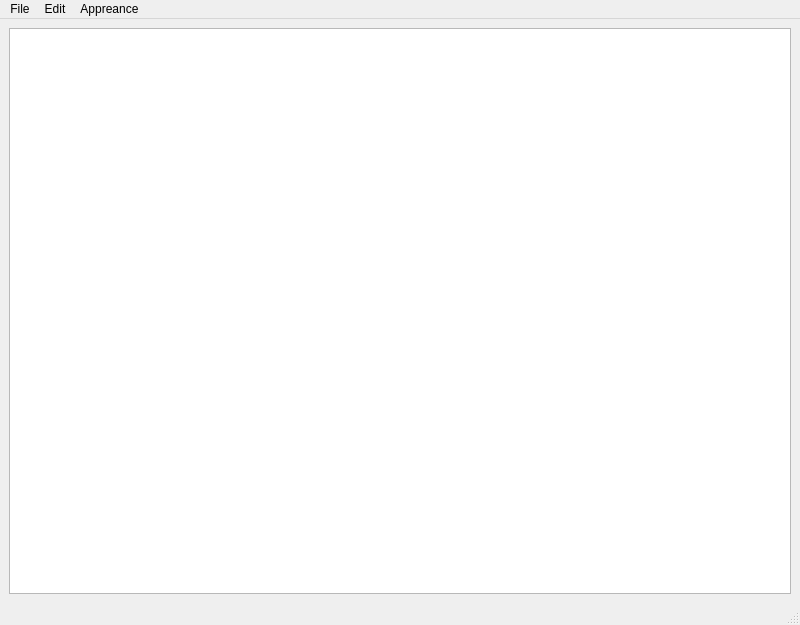
<?xml version="1.0" encoding="UTF-8"?>
<ui version="4.0">
 <class>MainWindow</class>
 <widget class="QMainWindow" name="MainWindow">
  <property name="geometry">
   <rect>
    <x>0</x>
    <y>0</y>
    <width>800</width>
    <height>625</height>
   </rect>
  </property>
  <property name="windowTitle">
   <string>MainWindow</string>
  </property>
  <widget class="QWidget" name="centralwidget">
   <layout class="QGridLayout" name="gridLayout">
    <item row="0" column="0">
     <widget class="QTextEdit" name="textEdit"/>
    </item>
   </layout>
  </widget>
  <widget class="QMenuBar" name="menubar">
   <property name="geometry">
    <rect>
     <x>0</x>
     <y>0</y>
     <width>800</width>
     <height>26</height>
    </rect>
   </property>
   <widget class="QMenu" name="menuFile">
    <property name="title">
     <string>File</string>
    </property>
    <addaction name="actionNew"/>
    <addaction name="actionOpen"/>
    <addaction name="separator"/>
    <addaction name="actionSave"/>
    <addaction name="actionSave_as"/>
   </widget>
   <widget class="QMenu" name="menuEdit">
    <property name="title">
     <string>Edit</string>
    </property>
    <addaction name="actionUndo"/>
    <addaction name="actionRedo"/>
    <addaction name="actionCopy"/>
    <addaction name="actionCut"/>
    <addaction name="actionPaste"/>
   </widget>
   <widget class="QMenu" name="menuAppreance">
    <property name="title">
     <string>Appreance</string>
    </property>
    <addaction name="actionSet_Dark_Mode"/>
    <addaction name="actionSet_Light_Mode"/>
    <addaction name="separator"/>
    <addaction name="actionIncrease_Font_Size"/>
    <addaction name="actionDecrease_Font_Size"/>
   </widget>
   <addaction name="menuFile"/>
   <addaction name="menuEdit"/>
   <addaction name="menuAppreance"/>
  </widget>
  <widget class="QStatusBar" name="statusbar"/>
  <action name="actionNew">
   <property name="text">
    <string>New</string>
   </property>
   <property name="shortcut">
    <string>Ctrl+N</string>
   </property>
  </action>
  <action name="actionOpen">
   <property name="text">
    <string>Open</string>
   </property>
   <property name="shortcut">
    <string>Ctrl+O</string>
   </property>
  </action>
  <action name="actionSave">
   <property name="text">
    <string>Save</string>
   </property>
   <property name="shortcut">
    <string>Ctrl+S</string>
   </property>
  </action>
  <action name="actionSave_as">
   <property name="text">
    <string>Save as</string>
   </property>
   <property name="shortcut">
    <string>Ctrl+Shift+S</string>
   </property>
  </action>
  <action name="actionUndo">
   <property name="text">
    <string>Undo</string>
   </property>
   <property name="shortcut">
    <string>Ctrl+Z</string>
   </property>
  </action>
  <action name="actionRedo">
   <property name="text">
    <string>Redo</string>
   </property>
   <property name="shortcut">
    <string>Ctrl+Y</string>
   </property>
  </action>
  <action name="actionCopy">
   <property name="text">
    <string>Copy</string>
   </property>
   <property name="shortcut">
    <string>Ctrl+C</string>
   </property>
  </action>
  <action name="actionCut">
   <property name="text">
    <string>Cut</string>
   </property>
   <property name="shortcut">
    <string>Ctrl+X</string>
   </property>
  </action>
  <action name="actionPaste">
   <property name="text">
    <string>Paste</string>
   </property>
   <property name="shortcut">
    <string>Ctrl+S</string>
   </property>
  </action>
  <action name="actionSet_Dark_Mode">
   <property name="text">
    <string>Set Dark Mode</string>
   </property>
  </action>
  <action name="actionSet_Light_Mode">
   <property name="text">
    <string>Set Light Mode</string>
   </property>
  </action>
  <action name="actionIncrease_Font_Size">
   <property name="text">
    <string>Increase Font Size</string>
   </property>
  </action>
  <action name="actionDecrease_Font_Size">
   <property name="text">
    <string>Decrease Font Size</string>
   </property>
  </action>
 </widget>
 <resources/>
 <connections/>
</ui>
